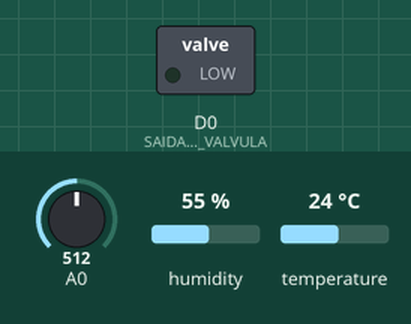
The sketch below on a simulated ESP8266 (NodeMCU). On the bench: switched loads named in the sketch (green lamp = pin HIGH). Inputs (shaded band) come from the test bench; at power-on: A0 = 512, humidity 55 %, temperature 24 °C. WiFi joins after 1.5 s; servers stay silent unless stated; the Firebase database answers and starts empty; what the sketch prints to the serial monitor is not drawn.

Above: at 2.0 s.
At 26.9 s:
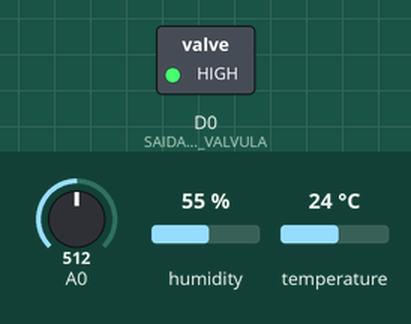
Timing chart, 0 to 29.1 s (numbered marks = the images above):
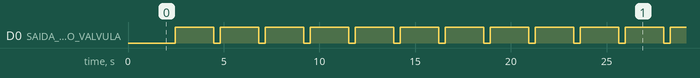

The sketch:

Horta_Firebase_Motor.ino
```cpp
/************************* Inclusão das Bibliotecas *********************************/
#include "FirebaseESP8266.h"
#include <ESP8266WiFi.h>
#include "DHT.h"
#include <Ticker.h>
#include <Arduino_JSON.h>

/************************* Conexão WiFi*********************************/

#define WIFI_SSID       "Artuso Terreo" // nome de sua rede wifi
#define WIFI_PASS       "toby0511"     // senha de sua rede wifi

/********************* Credenciais Firebase *************************/

#define FIREBASE_HOST "dashboard-9d315-default-rtdb.firebaseio.com"
#define FIREBASE_AUTH "U6XT78qpHKDaImtAS7CDzld7j1lsez7g4to8uhaH"


/********************** Variaveis globais *******************************/

WiFiClient client;

float FazLeituraUmidade(void);

#define LIMITE_UMIDADE_PARA_REGAR   30     //limite percentual inferior para a planta se auto regar
#define TEMPO_PARA_REGAR            2000   //tempo (em ms) ao qual a válvula de vazão solenóide de água será acionada quando for necessário regar a planta
#define SAIDA_COMANDO_VALVULA       D0     //saída do NodeMCU que acionará a válvula de vazão solenóide de água

#define DHTPIN D4                // Pinos do DHT11
#define DHTTYPE DHT11              // Tipo de DHT
DHT dht(DHTPIN, DHTTYPE);

FirebaseData firebaseData;
Ticker ticker;

// Publique a cada 5 min
#define PUBLISH_INTERVAL 1000*60
bool publishNewState = true;


void publish(){
  publishNewState = true;
}


void setupPins(){

  pinMode(SAIDA_COMANDO_VALVULA, OUTPUT);   // Definindo pino como saída
  digitalWrite(SAIDA_COMANDO_VALVULA, LOW); // Inicia com válvula fechada
  dht.begin();                              // Inicia leitura
}

void setupWifi(){
  WiFi.begin(WIFI_SSID, WIFI_PASS);
  Serial.print("connecting");
  while (WiFi.status() != WL_CONNECTED) {
    Serial.print(".");
    delay(500);
  }
  Serial.println();
  Serial.print("connected: ");
  Serial.println(WiFi.localIP());
}

void setupFirebase(){
  Firebase.begin(FIREBASE_HOST, FIREBASE_AUTH);
  if (Firebase.setBool(firebaseData, "DHT11/Motor", false))
  {
    Serial.print("Motor desligado");
  }
}

void setup() {
  Serial.begin(9600);

  setupPins();
  setupWifi();

  setupFirebase();

  // Registra o ticker para publicar de tempos em tempos
  ticker.attach_ms(PUBLISH_INTERVAL, publish);
}

void loop() {

  // Apenas publique quando passar o tempo determinado
  if(publishNewState){
    Serial.println("Publica novo Estado");
    // Obtem os dados do sensor DHT
    float umidade = dht.readHumidity();            // Lê umidade
    Serial.println(umidade);
    float temperatura = dht.readTemperature();     // Lê Temperatura
    Serial.println(temperatura);
    if(!isnan(umidade) && !isnan(temperatura)){    // Se leitura foi feita
      // Manda para o firebase
      if (Firebase.pushFloat(firebaseData, "DHT11/Temperature", temperatura));
      if (Firebase.pushFloat(firebaseData, "DHT11/Humidity", umidade));


      // Faz leitura da umidade do solo

    float UmidadePercentualLida;
    int UmidadePercentualTruncada;

    UmidadePercentualLida = FazLeituraUmidade();
    UmidadePercentualTruncada = (int)UmidadePercentualLida; //trunca umidade como número inteiro

    delay(200);

    Serial.print(UmidadePercentualTruncada); Serial.println("%");

    if (Firebase.pushInt(firebaseData, "DHT11/UmidadeSolo", UmidadePercentualTruncada));

    if (UmidadePercentualTruncada <= LIMITE_UMIDADE_PARA_REGAR)
    {
        //em caso positivo, a planta é regada no tempo contido no define TEMPO_PARA_REGAR
        digitalWrite(SAIDA_COMANDO_VALVULA,HIGH);  //abre a válvula de vazão solenóide de água
        if (Firebase.setBool(firebaseData, "DHT11/Motor", true));
        delay(TEMPO_PARA_REGAR);
        digitalWrite(SAIDA_COMANDO_VALVULA,LOW);  //fecha a válvula de vazão solenóide de água
        if (Firebase.setBool(firebaseData, "DHT11/Motor", false));
    }

    publishNewState = false;

    }else{
      Serial.println("Error Publishing");
    }
  }

  // Verifica o valor do motor no firebase
  if(Firebase.getBool(firebaseData, "DHT11/Motor")) {
    if (firebaseData.dataType() = "bool") {
      Serial.print(firebaseData.intData());
      //em caso positivo, a planta é regada no tempo contido no define TEMPO_PARA_REGAR
      digitalWrite(SAIDA_COMANDO_VALVULA,HIGH);  //abre a válvula de vazão solenóide de água
      delay(TEMPO_PARA_REGAR);
      digitalWrite(SAIDA_COMANDO_VALVULA,LOW);  //fecha a válvula de vazão solenóide de água
    }
  } else {
    Serial.println(firebaseData.errorReason());
  }


  delay(200);
}


// Leitura da umidade
float FazLeituraUmidade(void)
{
    int ValorADC;
    float UmidadePercentual;

     ValorADC = analogRead(0);   //418 -> 1.0V
     Serial.print("[Leitura ADC] ");
     Serial.println(ValorADC);

     UmidadePercentual = map(ValorADC, 1024, 300, 0, 100);  // Função map calcula porcentagem obtida em um certo intervalo

     return UmidadePercentual;
}
```

Measured:
- by itself, D0 (SAIDA_COMANDO_VALVULA): moves between LOW and HIGH, repeating every 21.2 s
- by itself, everything shown: repeats every 21.2 s, in 18 steps
